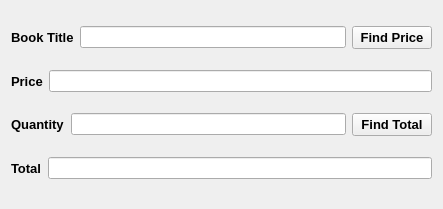
<?xml version="1.0" encoding="UTF-8"?>
<ui version="4.0">
 <class>Form</class>
 <widget class="QWidget" name="Form">
  <property name="geometry">
   <rect>
    <x>0</x>
    <y>0</y>
    <width>443</width>
    <height>209</height>
   </rect>
  </property>
  <property name="windowTitle">
   <string>Form</string>
  </property>
  <layout class="QVBoxLayout" name="verticalLayout">
   <item>
    <layout class="QHBoxLayout" name="horizontalLayout">
     <item>
      <widget class="QLabel" name="label">
       <property name="font">
        <font>
         <family>Arial</family>
         <pointsize>10</pointsize>
         <weight>75</weight>
         <bold>true</bold>
        </font>
       </property>
       <property name="text">
        <string>Book Title</string>
       </property>
      </widget>
     </item>
     <item>
      <widget class="QLineEdit" name="title"/>
     </item>
     <item>
      <widget class="QPushButton" name="fp">
       <property name="font">
        <font>
         <family>Arial</family>
         <pointsize>10</pointsize>
         <weight>75</weight>
         <bold>true</bold>
        </font>
       </property>
       <property name="text">
        <string>Find Price</string>
       </property>
      </widget>
     </item>
    </layout>
   </item>
   <item>
    <layout class="QHBoxLayout" name="horizontalLayout_3">
     <item>
      <widget class="QLabel" name="label_3">
       <property name="font">
        <font>
         <family>Arial</family>
         <pointsize>10</pointsize>
         <weight>75</weight>
         <bold>true</bold>
        </font>
       </property>
       <property name="text">
        <string>Price</string>
       </property>
      </widget>
     </item>
     <item>
      <widget class="QLineEdit" name="price"/>
     </item>
    </layout>
   </item>
   <item>
    <layout class="QHBoxLayout" name="horizontalLayout_2">
     <item>
      <widget class="QLabel" name="label_2">
       <property name="font">
        <font>
         <family>Arial</family>
         <pointsize>10</pointsize>
         <weight>75</weight>
         <bold>true</bold>
        </font>
       </property>
       <property name="text">
        <string>Quantity</string>
       </property>
      </widget>
     </item>
     <item>
      <widget class="QLineEdit" name="quantity"/>
     </item>
     <item>
      <widget class="QPushButton" name="ft">
       <property name="font">
        <font>
         <family>Arial</family>
         <pointsize>10</pointsize>
         <weight>75</weight>
         <bold>true</bold>
        </font>
       </property>
       <property name="text">
        <string>Find Total</string>
       </property>
      </widget>
     </item>
    </layout>
   </item>
   <item>
    <layout class="QHBoxLayout" name="horizontalLayout_4">
     <item>
      <widget class="QLabel" name="label_4">
       <property name="font">
        <font>
         <family>Arial</family>
         <pointsize>10</pointsize>
         <weight>75</weight>
         <bold>true</bold>
        </font>
       </property>
       <property name="text">
        <string>Total</string>
       </property>
      </widget>
     </item>
     <item>
      <widget class="QLineEdit" name="total"/>
     </item>
    </layout>
   </item>
  </layout>
 </widget>
 <resources/>
 <connections/>
</ui>
